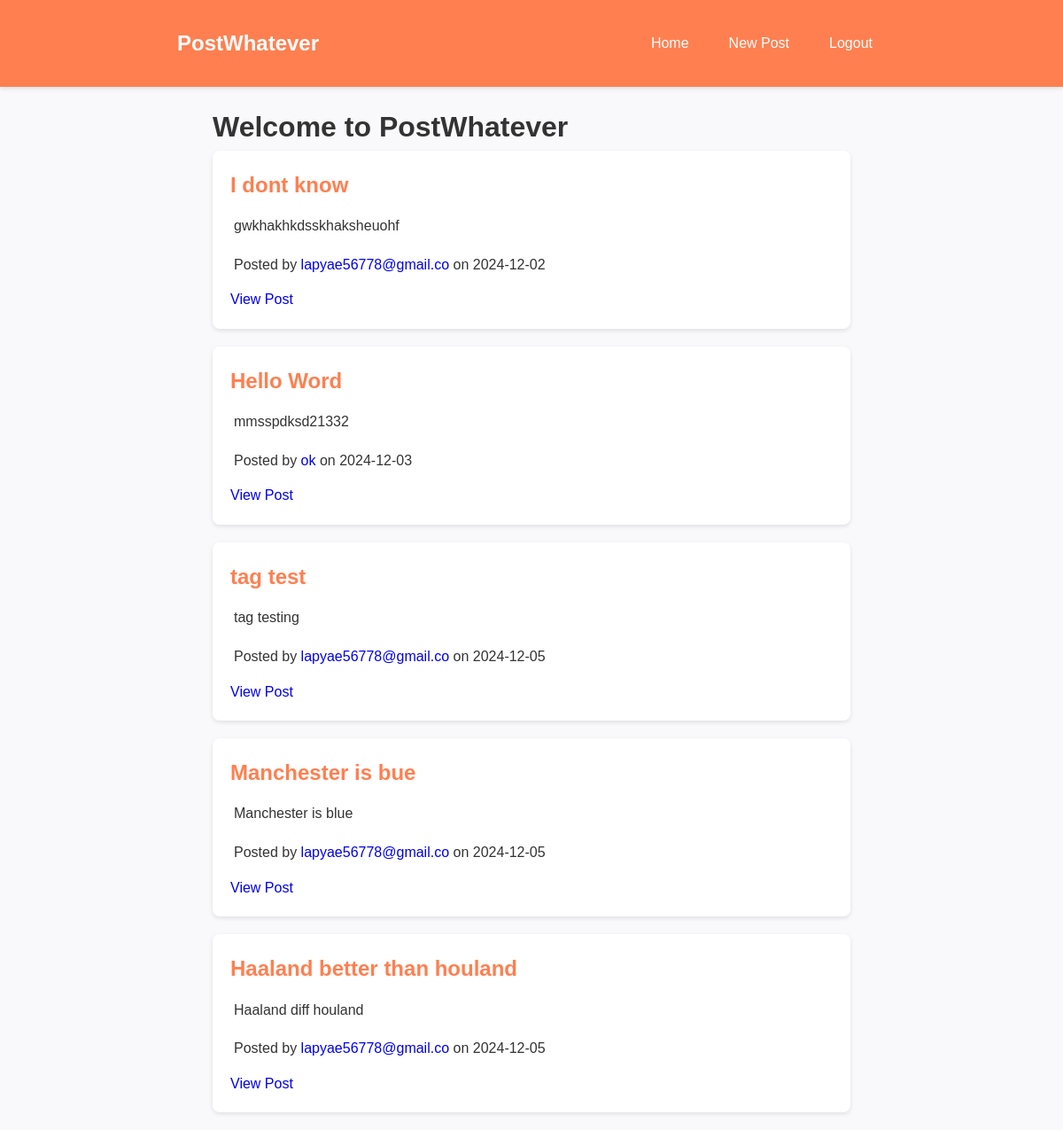
Screenshot of / (signed in) with the database file from the repository.
### app/models.py (models this page shows)
class Post(db.Model):
    id = db.Column(db.Integer, primary_key=True)
    title = db.Column(db.String(100), nullable=False)
    content = db.Column(db.Text, nullable=False)
    date_posted = db.Column(db.DateTime, default=datetime.utcnow)
    user_id = db.Column(db.Integer, db.ForeignKey('user.id'), nullable=False)
    comments = db.relationship('Comment', backref='post', lazy=True, cascade="all, delete")
    likes = db.relationship('Like', backref='post', lazy=True, cascade="all, delete")
    tags = db.relationship('Tag', secondary=post_tags, backref=db.backref('posts', lazy='dynamic'))

class User(UserMixin, db.Model):
    id = db.Column(db.Integer, primary_key=True)
    username = db.Column(db.String(20), unique=True, nullable=False)
    email = db.Column(db.String(120), unique=True, nullable=False)
    password = db.Column(db.String(60), nullable=False)
    profile_pic = db.Column(db.String(120), default='default.jpg')
    posts = db.relationship('Post', backref='author', lazy=True)

### app/views.py (the view)
@app.route('/')
def home():
    posts = Post.query.all()  # Retrieve all posts
    return render_template('home.html', posts=posts)

### app/__init__.py (called while the page is built)
@login_manager.user_loader
def load_user(user_id):
    from .models import User
    return User.query.get(int(user_id))

### app/templates/home.html
{% extends "base.html" %}
{% block content %}
<div class="container">
    <h1>Welcome to PostWhatever</h1>
    {% for post in posts %}
        <div class="post">
            <h2>{{ post.title }}</h2>
            <p>{{ post.content }}</p>
            <p>Posted by <a href="{{ url_for('user_profile', username=post.author.username) }}">{{ post.author.username }}</a> on {{ post.date_posted.strftime('%Y-%m-%d') }}</p>
            <a href="{{ url_for('post_detail', post_id=post.id) }}">View Post</a>
        </div>
    {% else %}
        <p>No posts to show yet. Create your first post!</p>
    {% endfor %}
</div>
{% endblock %}

### app/static/css/style.css (style rules this page uses)
* { margin: 0; padding: 0; box-sizing: border-box; text-decoration: none; }
body { font-family: 'Arial', sans-serif; line-height: 1.6; background-color: #f9f9fb; color: #333; }
.container { width: 90%; max-width: 800px; margin: 20px auto; }
.post { background: white; border-radius: 8px; padding: 20px; margin-bottom: 20px; box-shadow: 0 2px 5px rgba(0, 0, 0, 0.1); transition: transform 0.2s ease-in-out, box-shadow 0.2s ease-in-out; }
.post h2 { font-size: 1.5rem; color: #ff7f50; margin-bottom: 10px; }
.post p { line-height: 1.6; margin: 10px 0; }
.post_content h2, p { width: fit-content; padding: 4px; margin-bottom: 1em; }

### rows the page displays
Post: title "I dont know", content "gwkhakhkdsskhaksheuohf", author.username "lapyae56778@gmail.co", date_posted "2024-12-02"
Post: title "Hello Word", content "mmsspdksd21332", author.username "ok", date_posted "2024-12-03"
Post: title "tag test", content "tag testing", author.username "lapyae56778@gmail.co", date_posted "2024-12-05"
Post: title "Manchester is bue", content "Manchester is blue", author.username "lapyae56778@gmail.co", date_posted "2024-12-05"
Post: title "Haaland better than houland", content "Haaland diff houland", author.username "lapyae56778@gmail.co", date_posted "2024-12-05"
